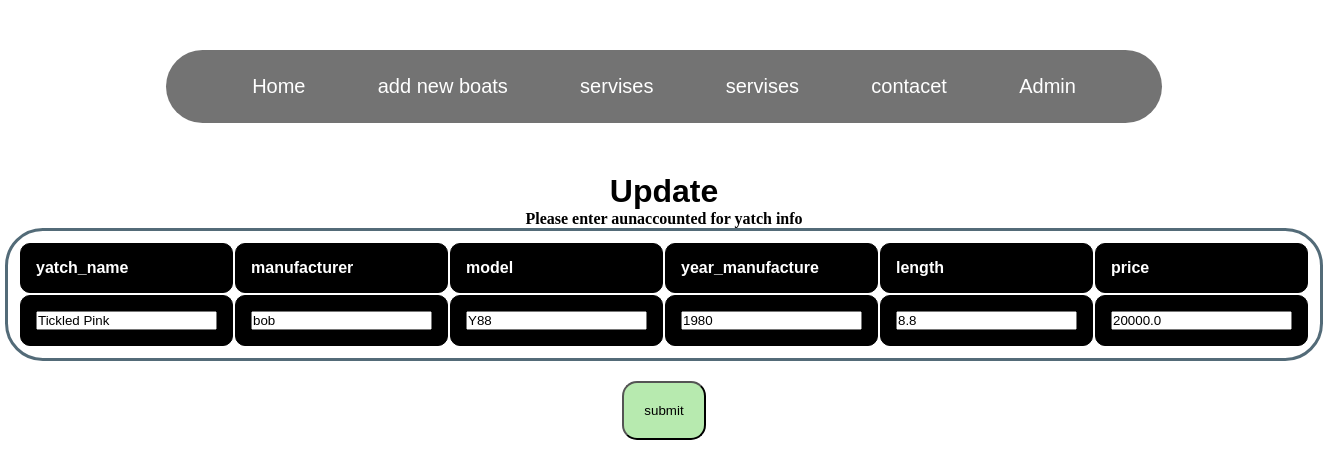
Screenshot of /edit/1 with the database file from the repository.
### tables this page shows
CREATE TABLE yachts (
    id INTEGER PRIMARY KEY AUTOINCREMENT,
    yatch_name TEXT NOT NULL,
    manufacturer TEXT NOT NULL,
    model TEXT NOT NULL,
    year_manufacture INTEGER,
    length FLOAT,
    price FLOAT
);

### app.py (the view, shortened to what this page needs)
@app.route('/edit/<int:id>', methods=('GET', 'POST'))
def edit_user(id):
    conn = get_db_connection()
    yatch = conn.execute('SELECT * FROM yachts  where id = ?',(id,)).fetchone()
    print(id)
    return render_template('update.html', yatch = yatch)

### app.py (called while the page is built)
def get_db_connection():
    conn = sqlite3.connect('Yatchs.db')
    conn.row_factory = sqlite3.Row
    return conn

### templates/update.html (shortened to what this page needs)
{% extends 'home.html' %}
{% block header %}
<head>
</head>
<body>
    <h1 class="homeHeader">Update</h1>
    <h4 class="homeDetails">Please enter aunaccounted for yatch info</h4>
{% endblock %}
{% block content %}
<form method="post">
    <table>
        <thead>
            <tr>
                <th>yatch_name</th>
                <th>manufacturer</th>
                <th>model</th>
                <th>year_manufacture</th>
                <th>length</th>
                <th>price</th>
            </tr>
        </thead>
        <tbody>
            <td><input type="text" name ="yatch_name" id="yatch_name" value="{{yatch.yatch_name}}" required ></td>
            <td><input type="text" name="manufacturer" id="manufacturer" value="{{yatch.manufacturer}}" required></td>
            <td><input type="text" name="model" id="model" value="{{yatch.model}}" required></td>
            <td> <input type="Integer" name="year_manufacture" id="year_manufacture" value="{{yatch.year_manufacture}}"></td>
            <td><input type="Integer" name="length" id="length" value="{{yatch.length}}"></td>
            <td><input type="Integer" name="price" id="price" value="{{yatch.price}}"></td>
        </tbody>
    </table>
    <div class="center">
        <button type="submit">submit</button>
    </div>
</form>
{% endblock %}

### static/style.css (style rules this page uses)
th, td { border-bottom: 1px solid #ddd; padding: 15px; text-align: left; }
div { border-radius: 5px; padding: 20px; }
body { background-color: #ffffff; }
.center { display: flex; justify-content: center; align-items: center; }
button { padding: 20px; content: center; background-color: #B7EAAF; border-radius: 15px; }
* { margin: 0px; padding: 0px; box-sizing: border-box; font-family: sans-serif; }
table { margin: auto; width: 75%; border: 3px solid #536B78; border-radius: 10mm; color: #ffffff; font-family: ; padding: 10px; background-color: #ffffff; }
table th, td { border: 1px solid black; border-radius: 10px; background-color: black; }
.homeHeader { text-align: center; }
.homeDetails { text-align: center; font-family: Georgia, 'Times New Roman', Times, serif; }

### rows the page displays
yachts: yatch_name "Tickled Pink", manufacturer "bob", model "Y88", year_manufacture "1980", length "8.8", price "20000.0"
